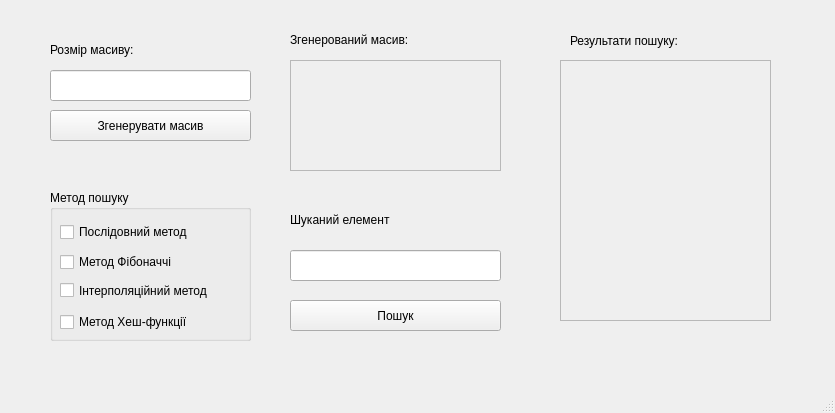
<?xml version="1.0" encoding="UTF-8"?>
<ui version="4.0">
 <class>MainWindow</class>
 <widget class="QMainWindow" name="MainWindow">
  <property name="geometry">
   <rect>
    <x>0</x>
    <y>0</y>
    <width>835</width>
    <height>413</height>
   </rect>
  </property>
  <property name="windowTitle">
   <string>MainWindow</string>
  </property>
  <widget class="QWidget" name="centralwidget">
   <widget class="QLineEdit" name="size">
    <property name="geometry">
     <rect>
      <x>50</x>
      <y>70</y>
      <width>201</width>
      <height>31</height>
     </rect>
    </property>
   </widget>
   <widget class="QPushButton" name="ButtonGenerateArray">
    <property name="geometry">
     <rect>
      <x>50</x>
      <y>110</y>
      <width>201</width>
      <height>31</height>
     </rect>
    </property>
    <property name="text">
     <string>Згенерувати масив</string>
    </property>
   </widget>
   <widget class="QLabel" name="label">
    <property name="geometry">
     <rect>
      <x>50</x>
      <y>40</y>
      <width>161</width>
      <height>20</height>
     </rect>
    </property>
    <property name="text">
     <string>Розмір масиву:</string>
    </property>
   </widget>
   <widget class="QLabel" name="label_2">
    <property name="geometry">
     <rect>
      <x>290</x>
      <y>30</y>
      <width>161</width>
      <height>20</height>
     </rect>
    </property>
    <property name="text">
     <string>Згенерований масив:</string>
    </property>
   </widget>
   <widget class="QScrollArea" name="scrollArea">
    <property name="enabled">
     <bool>true</bool>
    </property>
    <property name="geometry">
     <rect>
      <x>290</x>
      <y>60</y>
      <width>211</width>
      <height>111</height>
     </rect>
    </property>
    <property name="widgetResizable">
     <bool>true</bool>
    </property>
    <widget class="QWidget" name="scrollContents">
     <property name="geometry">
      <rect>
       <x>0</x>
       <y>0</y>
       <width>209</width>
       <height>109</height>
      </rect>
     </property>
    </widget>
   </widget>
   <widget class="QLineEdit" name="search_key">
    <property name="geometry">
     <rect>
      <x>290</x>
      <y>250</y>
      <width>211</width>
      <height>31</height>
     </rect>
    </property>
   </widget>
   <widget class="QLabel" name="label_3">
    <property name="geometry">
     <rect>
      <x>290</x>
      <y>210</y>
      <width>141</width>
      <height>20</height>
     </rect>
    </property>
    <property name="text">
     <string>Шуканий елемент</string>
    </property>
   </widget>
   <widget class="QPushButton" name="ButtonSearch">
    <property name="geometry">
     <rect>
      <x>290</x>
      <y>300</y>
      <width>211</width>
      <height>31</height>
     </rect>
    </property>
    <property name="text">
     <string>Пошук</string>
    </property>
   </widget>
   <widget class="QGroupBox" name="groupBox">
    <property name="geometry">
     <rect>
      <x>50</x>
      <y>190</y>
      <width>201</width>
      <height>151</height>
     </rect>
    </property>
    <property name="title">
     <string>Метод пошуку</string>
    </property>
    <widget class="QCheckBox" name="checkGradualMethod">
     <property name="geometry">
      <rect>
       <x>10</x>
       <y>30</y>
       <width>161</width>
       <height>24</height>
      </rect>
     </property>
     <property name="text">
      <string>Послідовний метод</string>
     </property>
    </widget>
    <widget class="QCheckBox" name="checkMethodFibonacci">
     <property name="geometry">
      <rect>
       <x>10</x>
       <y>60</y>
       <width>161</width>
       <height>24</height>
      </rect>
     </property>
     <property name="text">
      <string>Метод Фібоначчі</string>
     </property>
    </widget>
    <widget class="QCheckBox" name="checkInterpolationSearch">
     <property name="geometry">
      <rect>
       <x>10</x>
       <y>90</y>
       <width>201</width>
       <height>21</height>
      </rect>
     </property>
     <property name="text">
      <string>Інтерполяційний метод</string>
     </property>
    </widget>
    <widget class="QCheckBox" name="checkHashSearch">
     <property name="geometry">
      <rect>
       <x>10</x>
       <y>120</y>
       <width>161</width>
       <height>24</height>
      </rect>
     </property>
     <property name="text">
      <string>Метод Хеш-функції</string>
     </property>
    </widget>
   </widget>
   <widget class="QLabel" name="label_5">
    <property name="geometry">
     <rect>
      <x>570</x>
      <y>30</y>
      <width>151</width>
      <height>21</height>
     </rect>
    </property>
    <property name="text">
     <string>Результати пошуку:</string>
    </property>
   </widget>
   <widget class="QScrollArea" name="scrollAreaResults">
    <property name="geometry">
     <rect>
      <x>560</x>
      <y>60</y>
      <width>211</width>
      <height>261</height>
     </rect>
    </property>
    <property name="widgetResizable">
     <bool>true</bool>
    </property>
    <widget class="QWidget" name="scrollAreaWidgetContents">
     <property name="geometry">
      <rect>
       <x>0</x>
       <y>0</y>
       <width>209</width>
       <height>259</height>
      </rect>
     </property>
    </widget>
   </widget>
  </widget>
  <widget class="QMenuBar" name="menubar">
   <property name="geometry">
    <rect>
     <x>0</x>
     <y>0</y>
     <width>835</width>
     <height>26</height>
    </rect>
   </property>
  </widget>
  <widget class="QStatusBar" name="statusbar"/>
 </widget>
 <resources/>
 <connections/>
</ui>
